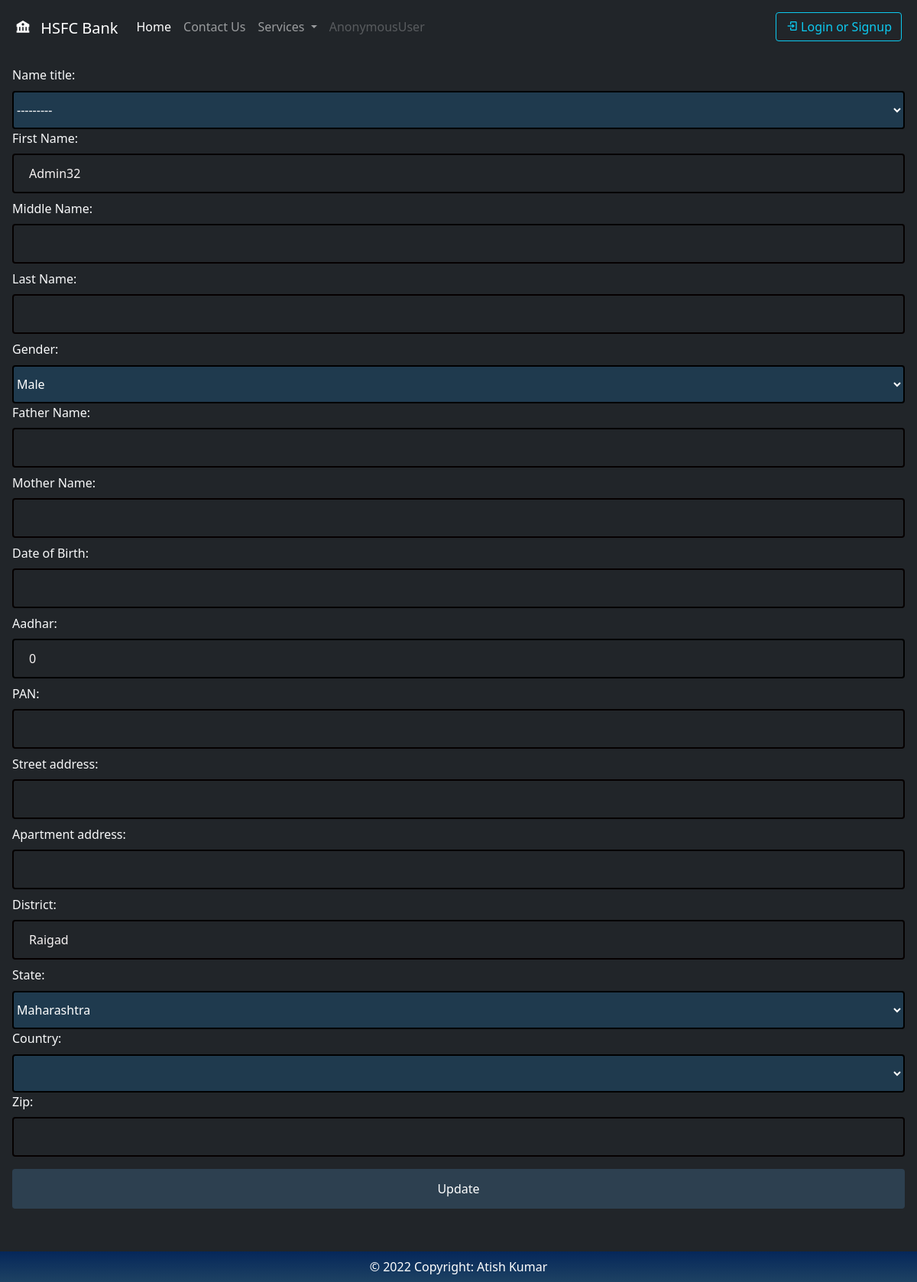
The page /update/4/ on the database its author committed.
### Customer/models.py (models this page shows, shortened)
class Customer(models.Model):
    user =models.OneToOneField(User, on_delete=models.CASCADE,null=True)
    Name_title = models.CharField(max_length=25, choices = Customer_Prefix)
    First_Name = models.CharField(max_length=25)
    Middle_Name = models.CharField(max_length=25)
    Last_Name = models.CharField(max_length=25)
    Gender  = models.CharField(max_length=25, choices = GENDER, default='1')
    Father_Name = models.CharField(max_length=25)
    Mother_Name = models.CharField(max_length=25)
    Date_of_Birth = models.DateField(null=True)
    Aadhar = models.BigIntegerField(default=0, validators=[MinValueValidator(200000000000), MaxValueValidator(999000000000)]
    )
    PAN = models.CharField(max_length=10)
    street_address = models.CharField(max_length=100)
    apartment_address = models.CharField(max_length=100)
    District = models.CharField(max_length=25,default='Raigad')
    state = models.CharField(
        "State",
        max_length=1024,
        choices = state_choices,
        default="Maharashtra"
    )
    country = models.CharField(
        "Country",
        max_length=2,
        choices=sorted(COUNTRIES.items()),
        default="IN"
    )
    zip = models.CharField(max_length=100)

### Home/views.py (the view)
# urls.py: path('update/<str:pk>/', update_cust, name='update'),
def update_cust(request,pk):
    cust_update = Customer.objects.get(id=pk)
    form_update = CustomerForm(instance=cust_update)
    if request.method =="POST":
        form_update = CustomerForm(request.POST, instance=cust_update)
        if form_update.is_valid():
            form_update.save()
            messages.success(request , "Customer Updated Succesfully")
            return redirect ('/')
    context = { 'form_update':form_update}
    return render (request, 'update_cust.html', context)

### Customer/forms.py
class CustomerForm(ModelForm):
    class Meta:
        model=Customer
        fields='__all__'
        exclude = ['user']

### templates/update_cust.html
{% extends 'base.html' %}
{% block content %}
<div class="container-fluid  card-body md-5">
    <form action = '' method = 'POST'>{% csrf_token %}
        {{form_update}}
        <input class="btn btn-primary" type="submit" value="Update">
    </form>
</div>
  {% endblock content %}

### templates/base.html (style rules this page uses)
input[type="number"] { width: 100%; color: rgb(247, 243, 243); background: transparent; padding: 12px 20px; margin: 8px 0; display: inline-block; border-radius: 4px; border: 2px black solid; box-sizing: border-box; }
input[type="text"] { width: 100%; color: rgb(247, 243, 243); background: transparent; padding: 12px 20px; margin: 8px 0; display: inline-block; border-radius: 4px; border: 2px rgb(5, 0, 0) solid; box-sizing: border-box; }
input[type="submit"] { width: 100%; background-color: #2d4050; color: white; padding: 14px 20px; margin: 8px 0; margin-bottom: 80px; border: none; border-radius: 4px; cursor: pointer; }
select { background-color: #1f3a4e; color: white; width: 100%; height: 50px; border-radius: 4px; margin-top: 9px; align-items: center; border: 2px black solid; cursor: pointer; }

### rows shown on the page
Customer: Name_title "---------", First_Name "Admin32", Gender "Male", Aadhar "0", District "Raigad", state "Maharashtra"

### other values the page prints
{{ request.user }} "AnonymousUser"
